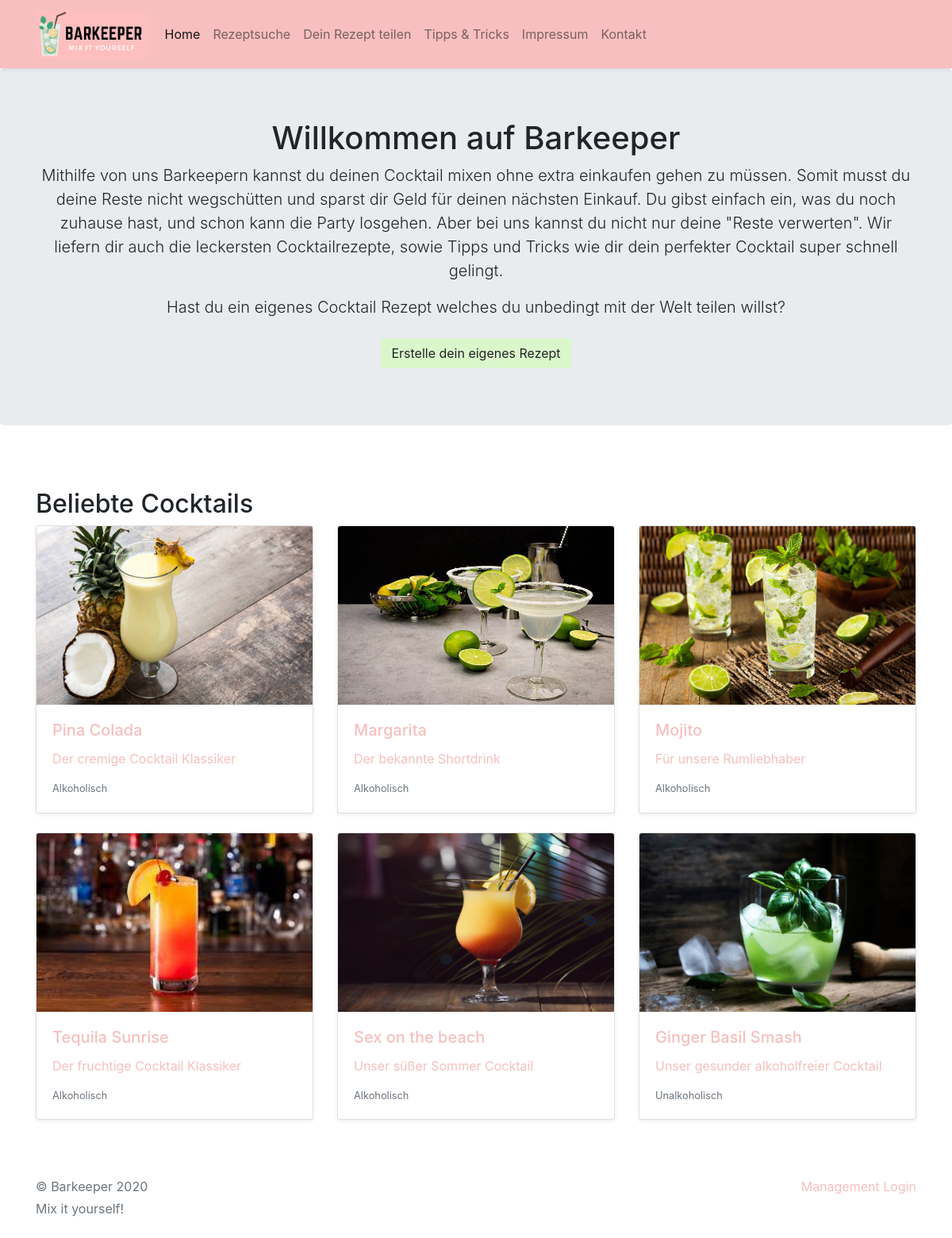
The page / on the database its author committed.
### tables this page shows
CREATE TABLE `cocktails` (
  `id` int(11) NOT NULL,
  `title` varchar(255) NOT NULL,
  `description` text NOT NULL,
  `preparation` text NOT NULL,
  `image` varchar(255) DEFAULT NULL,
  `alcoholic` tinyint(1) NOT NULL DEFAULT 1,
  `released` tinyint(1) NOT NULL DEFAULT 0,
  `created_at` timestamp NOT NULL DEFAULT current_timestamp(),
  `updated_at` timestamp NOT NULL DEFAULT current_timestamp()
);

### database/cocktails.php (called while the page is built, shortened)
<?php
require_once($_SERVER["DOCUMENT_ROOT"]."/database/models/cocktail.php");
require_once($_SERVER["DOCUMENT_ROOT"]."/database/models/cocktail-ingredient.php");
class Cocktails {
    private $db;
    function __construct()
    {
        global $dbConnection;
        $this->db = $dbConnection;
    }
    private function _getIngredients($id) {
        $ingredients = [];
        $stmt = $this->db->prepare("SELECT * FROM `cocktail_ingredients` INNER JOIN ingredients ON cocktail_ingredients.ingredient_id = ingredients.id WHERE cocktail_ingredients.cocktail_id = ?");
        $stmt->bind_param('i', $id);
        $succ = $stmt->execute();
        if($succ) {
            $res = $stmt->get_result();
            while ($row = $res->fetch_array())
            {
                $i = new CocktailIngredient();
                $i->setId($row["id"]);
                $i->setIngredientId($row["ingredient_id"]);
                $i->setCocktailId($row["cocktail_id"]);
                $i->setAmount($row["amount"]);
                $i->setTitle($row["title"]);
                array_push($ingredients, $i);
            }
        }
        return $ingredients;
    }
    public function findAll($onlyReleased = true) {
        $cocktails = [];
        if($onlyReleased) {
            $stmt = $this->db->prepare("SELECT * FROM `cocktails` WHERE released = 1");
        } else {
            $stmt = $this->db->prepare("SELECT * FROM `cocktails`");
        }
        $succ = $stmt->execute();
        if($succ) {
            $res = $stmt->get_result();
            while ($cocktail = $res->fetch_array())
            {
                $i = new Cocktail();
                $i->setId($cocktail["id"]);
                $i->setTitle($cocktail["title"]);
                $i->setDescription($cocktail["description"]);
                $i->setPreparation($cocktail["preparation"]);
                $i->setImage($cocktail["image"]);
                $i->setAlcoholic($cocktail["alcoholic"]);
                $i->setReleased($cocktail["released"]);
                $i->setIngredients($this->_getIngredients($cocktail["id"]));
                array_push($cocktails, $i);
            }
        }
        return $cocktails;
    }
}

### database/models/cocktail.php (called while the page is built, shortened)
<?php
class Cocktail {
    private $id;
    private $title;
    private $description;
    private $image;
    private $alcoholic;
    public function getId() {
        return $this->id;
    }
    public function setId($id) {
        $this->id = $id;
    }
    public function getTitle() {
        return $this->title;
    }
    public function setTitle($title) {
        $this->title = $title;
    }
    public function getDescription() {
        return $this->description;
    }
    public function setDescription($description) {
        $this->description = $description;
    }
    public function getImage() {
        return $this->image;
    }
    public function setImage($image) {
        $this->image = $image;
    }
    public function setAlcoholic($alcoholic) {
        $this->alcoholic = $alcoholic;
    }
    public function isAlcoholic() {
        if($this->alcoholic) {
            return "Alkoholisch";
        } else {
            return "Unalkoholisch";
        }
    }
}

### index.php (the view, shortened to what this page needs)
<?php
    require("database/cocktails.php");
    $cocktailsFactory = new Cocktails();
    $cocktails = $cocktailsFactory->findAll();
?>
<!DOCTYPE html>
<html lang="de">
<head>
    <link rel="stylesheet" href="assets/css/bootstrap.min.css">
</head>
<body>
    <?php
        include("includes/header.php");
    ?>
    <main role="main">
        <section class="jumbotron text-center">
            <div class="container">
                <h1>Willkommen auf Barkeeper</h1>
                <p class="lead">
                    Mithilfe von uns Barkeepern kannst du deinen Cocktail mixen ohne extra einkaufen gehen zu müssen. Somit musst du deine Reste nicht
                    wegschütten und sparst dir Geld für deinen nächsten Einkauf. Du gibst einfach ein, was du noch zuhause hast, und schon kann die Party
                    losgehen. Aber bei uns kannst du nicht nur deine "Reste verwerten". Wir liefern dir auch die leckersten Cocktailrezepte, sowie Tipps
                    und Tricks wie dir dein perfekter Cocktail super schnell gelingt.
                </P>
                <p class="lead">
                    Hast du ein eigenes Cocktail Rezept welches du unbedingt mit der Welt teilen willst?
                </p>
                <p class="mb-0">
                    <a href="/own-recipe.php" class="btn btn-secondary my-2">Erstelle dein eigenes Rezept</a>
                </p>
            </div>
        </section>
        <div class="py-5">
            <div class="container">
                <h2>Beliebte Cocktails</h2>
                <div class="row">
                    <?php
                        foreach ($cocktails as $key => $cocktail) {
                            echo '<div class="col-md-4">
                                <a href="/cocktail.php?id='.$cocktail->getId().'">
                                    <div class="card mb-4 shadow-sm">
                                        <img class="bd-placeholder-img card-img-top" width="100%" height="225" src="assets/images/cocktails/' . $cocktail->getImage() . '">
                                        <div class="card-body">
                                            <h5 class="card-title">' . $cocktail->getTitle() . '</h5>
                                            <p class="card-text">' . $cocktail->getDescription() . '</p>
                                            <div class="d-flex justify-content-between align-items-center">
                                                <small class="text-muted">' . $cocktail->isAlcoholic() . '</small>
                                            </div>
                                        </div>
                                    </div>
                                </a>
                            </div>';
                        }
                    ?>
                </div>
            </div>
        </div>
    </main>
    <?php
        include("includes/footer.php");
    ?>
</body>
</html>

### includes/header.php (shortened to what this page needs)
<?php
function isActive($linkPath) {
    $uri = $_SERVER['REQUEST_URI'];
    if ($uri == $linkPath) {
        echo "active";
    }
}
?>
<header>
    <nav class="navbar navbar-expand-lg navbar-light shadow-sm" style="background-color: #F7BFBF !important;">
        <div class="container d-flex justify-content-between">
            <a href="/index.php" class="navbar-brand d-flex align-items-center">
                <img src="assets/images/barkeeper_logo.png" alt="Barkeeper Logo" height="60">
            </a>
            <div class="collapse navbar-collapse" id="navbarSupportedContent">
                <ul class="navbar-nav mr-auto">
                    <li class="nav-item <?php isActive("/"); ?><?php isActive("/index.php"); ?>">
                        <a class="nav-link" href="index.php">Home</span></a>
                    </li>
                    <li class="nav-item <?php isActive("/cocktail-finder.php"); ?>">
                        <a class="nav-link" href="cocktail-finder.php">Rezeptsuche</a>
                    </li>
                    <li class="nav-item <?php isActive("/own-recipe.php"); ?>">
                        <a class="nav-link" href="own-recipe.php">Dein Rezept teilen</a>
                    </li>
                    <li class="nav-item <?php isActive("/tipps.php"); ?>">
                        <a class="nav-link" href="tipps.php">Tipps & Tricks</a>
                    </li>
                    <li class="nav-item <?php isActive("/impress.php"); ?>">
                        <a class="nav-link" href="impress.php">Impressum</a>
                    </li>
                    <li class="nav-item <?php isActive("/contact.php"); ?>">
                        <a class="nav-link" href="contact.php">Kontakt</a>
                    </li>
                </ul>
            </div>
        </div>
    </nav>
</header>

### includes/footer.php (shortened to what this page needs)
<footer class="text-muted">
    <div class="container">
        <p class="mb-1"> &copy; Barkeeper 2020 <a class="float-right" href="/admin/login.php">Management Login</a></p>
        <p class="mt-0 mb-5">Mix it yourself!</p>
    </div>
</footer>

### rows shown on the page
cocktails: image (picture), title "Pina Colada", description "Der cremige Cocktail Klassiker", alcoholic "Alkoholisch"
cocktails: image (picture), title "Margarita", description "Der bekannte Shortdrink", alcoholic "Alkoholisch"
cocktails: image (picture), title "Mojito", description "Für unsere Rumliebhaber", alcoholic "Alkoholisch"
cocktails: image (picture), title "Tequila Sunrise", description "Der fruchtige Cocktail Klassiker", alcoholic "Alkoholisch"
cocktails: image (picture), title "Sex on the beach", description "Unser süßer Sommer Cocktail", alcoholic "Alkoholisch"
cocktails: image (picture), title "Ginger Basil Smash", description "Unser gesunder alkoholfreier Cocktail", alcoholic "Unalkoholisch"
